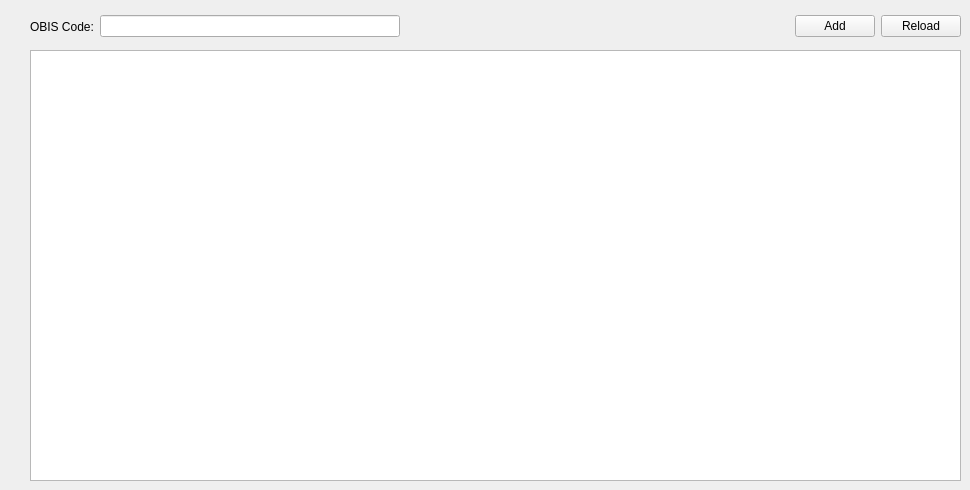
    <widget class="QWidget" name="tab_12">
     <attribute name="title">
      <string>DLMS-Data</string>
     </attribute>
     <widget class="QTableView" name="obisView">
      <property name="geometry">
       <rect>
        <x>30</x>
        <y>50</y>
        <width>931</width>
        <height>431</height>
       </rect>
      </property>
     </widget>
     <widget class="QWidget" name="layoutWidget">
      <property name="geometry">
       <rect>
        <x>30</x>
        <y>10</y>
        <width>931</width>
        <height>33</height>
       </rect>
      </property>
      <layout class="QHBoxLayout" name="obisHLayout">
       <item>
        <widget class="QLabel" name="obisLabel">
         <property name="sizePolicy">
          <sizepolicy hsizetype="Fixed" vsizetype="Preferred">
           <horstretch>0</horstretch>
           <verstretch>0</verstretch>
          </sizepolicy>
         </property>
         <property name="text">
          <string>OBIS Code:</string>
         </property>
        </widget>
       </item>
       <item>
        <widget class="QLineEdit" name="obisCode">
         <property name="sizePolicy">
          <sizepolicy hsizetype="Fixed" vsizetype="Fixed">
           <horstretch>0</horstretch>
           <verstretch>0</verstretch>
          </sizepolicy>
         </property>
         <property name="minimumSize">
          <size>
           <width>300</width>
           <height>0</height>
          </size>
         </property>
         <property name="maximumSize">
          <size>
           <width>300</width>
           <height>16777215</height>
          </size>
         </property>
         <property name="text">
          <string/>
         </property>
        </widget>
       </item>
       <item>
        <spacer name="obisHS">
         <property name="orientation">
          <enum>Qt::Horizontal</enum>
         </property>
         <property name="sizeHint" stdset="0">
          <size>
           <width>100</width>
           <height>20</height>
          </size>
         </property>
        </spacer>
       </item>
       <item>
        <widget class="QPushButton" name="obisAdd">
         <property name="text">
          <string>Add</string>
         </property>
        </widget>
       </item>
       <item>
        <widget class="QPushButton" name="obisReload">
         <property name="text">
          <string>Reload</string>
         </property>
        </widget>
       </item>
      </layout>
     </widget>
    </widget>
